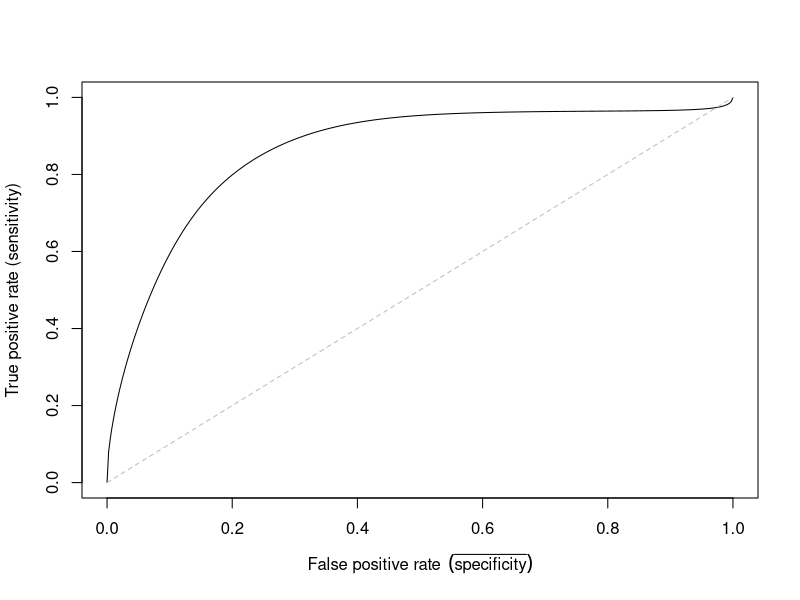

Recreate this plot in R.
library(ks)


### Name: plot.kroc
### Title: Plot for kernel receiver operating characteristic curve (ROC)
###   estimate
### Aliases: plot.kroc
### Keywords: hplot

### ** Examples

library(MASS)
data(fgl)
x1 <- fgl[fgl[,"type"]=="WinF",c("RI", "Na")]
x2 <- fgl[fgl[,"type"]=="Head",c("RI", "Na")]
Rhat <- kroc(x1=x1, x2=x2) 
plot(Rhat, add.roc.ref=TRUE)
